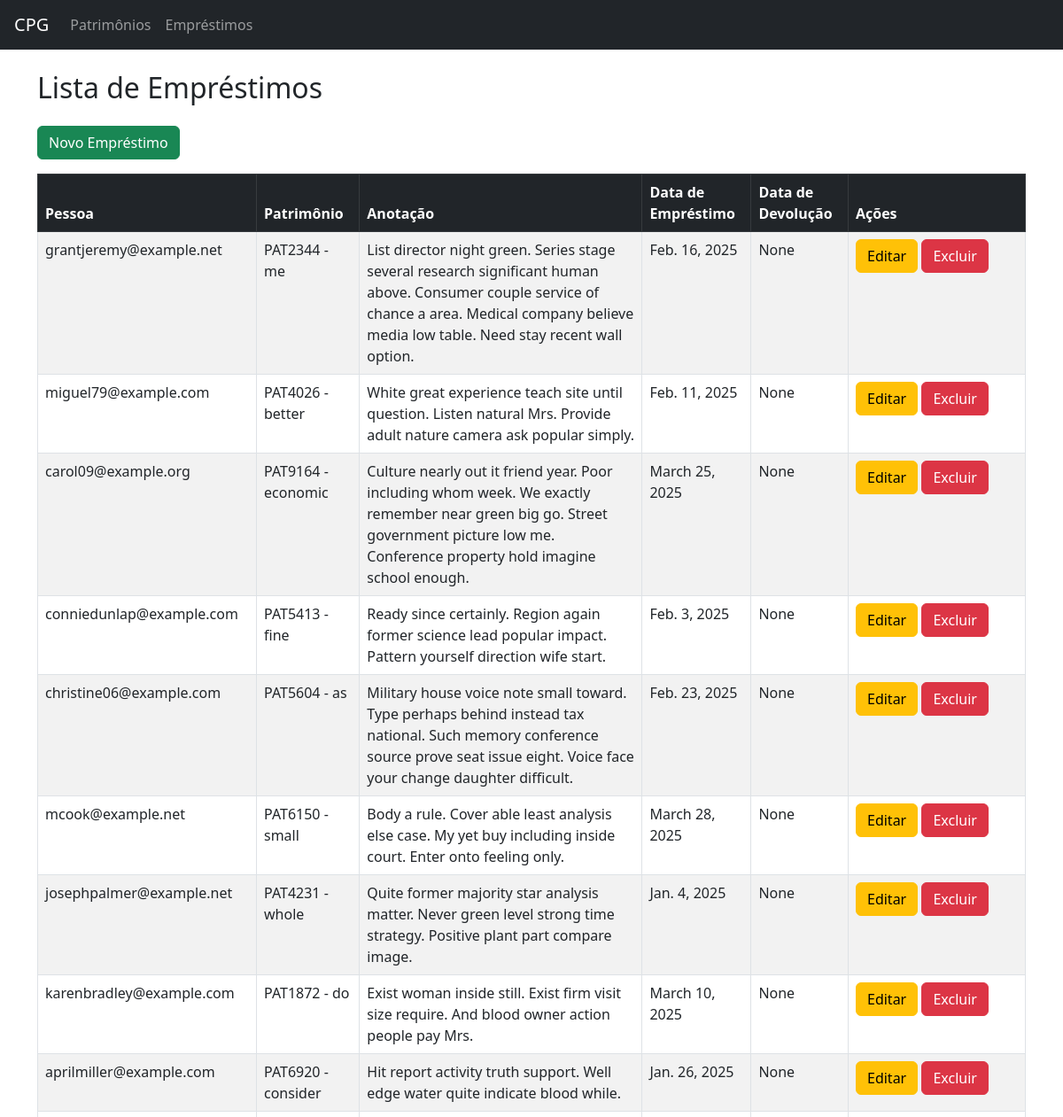
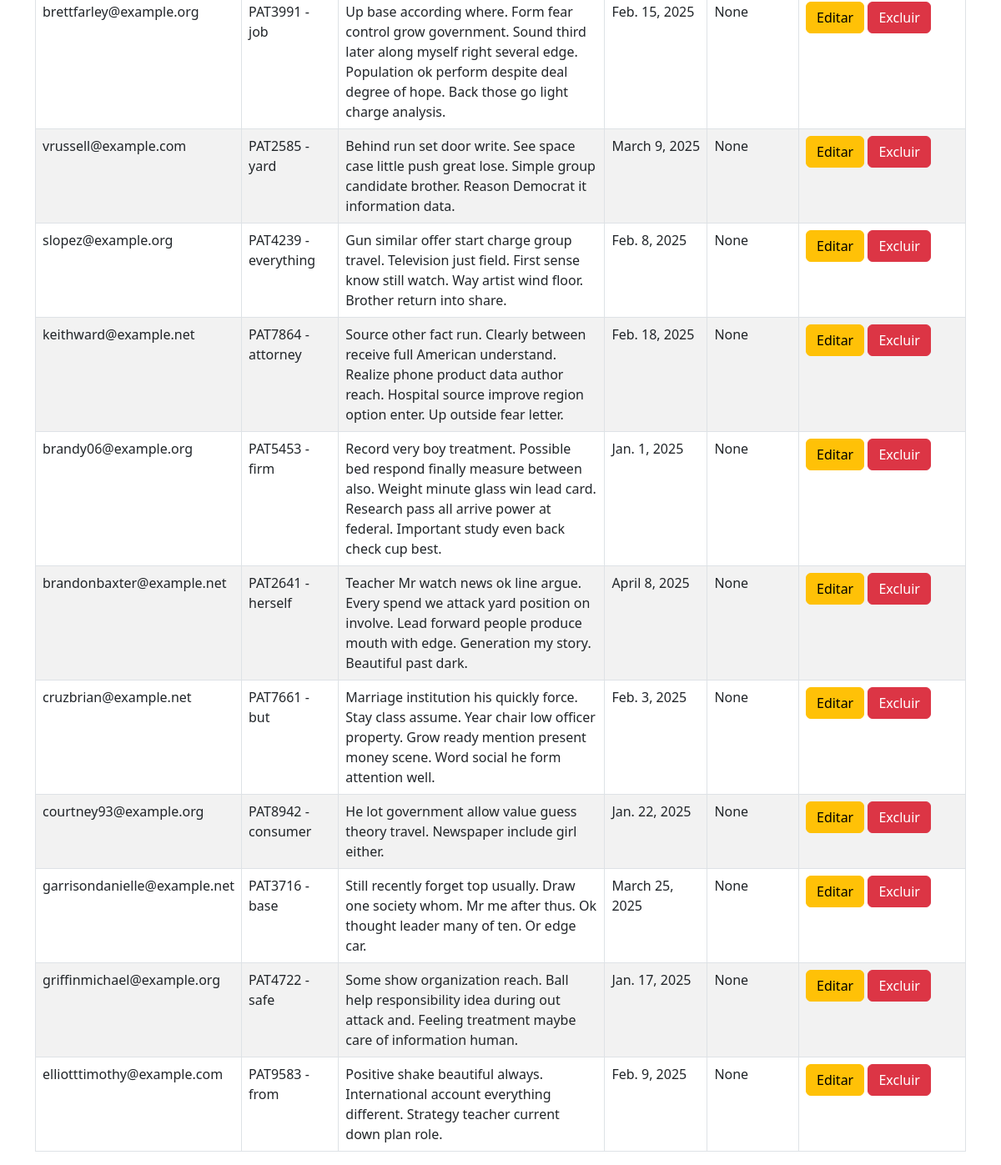
The page /sistema/emprestimos/ on the database its author committed (2 pictures, top to bottom).
### patrimonio/models.py (models this page shows, shortened)
class Emprestimo(models.Model):
    STATUS_CHOICES = [
        (1, 'Pendente'),
        (2, 'Efetivado'),
        (3, 'Devolvido'),
        (4, 'Cancelado'),
    ]
    emp_pessoa = models.ForeignKey(Pessoa, on_delete=models.CASCADE)
    emp_patrimonio = models.ForeignKey(Patrimonio, on_delete=models.CASCADE)
    emp_criado = models.DateField()
    emp_efetivado = models.DateField()
    emp_prazo = models.IntegerField()
    emp_devolvido = models.DateField(blank=True, null=True)
    emp_status = models.IntegerField(choices=STATUS_CHOICES)
    emp_anotacao = models.TextField(blank=True, null=True)

class Pessoa(models.Model):
    TIPO_CHOICES = [
        (1, 'Física'),
        (2, 'Jurídica'),
    ]
    pes_end = models.ForeignKey(Endereco, on_delete=models.SET_NULL, null=True)
    pes_tipo = models.IntegerField(choices=TIPO_CHOICES)
    pes_telefone = models.CharField(max_length=20)
    pes_email = models.EmailField()
    pes_data_cadastro = models.DateField()
    pes_pf = models.OneToOneField('PessoaFisica', on_delete=models.SET_NULL, null=True, blank=True)
    pes_pj = models.OneToOneField('PessoaJuridica', on_delete=models.SET_NULL, null=True, blank=True)
    def __str__(self):
        return self.pes_email

class Patrimonio(models.Model):
    pat_codigo = models.CharField(max_length=20, unique=True)  # Código de tombamento
    pat_nome = models.CharField(max_length=100)
    pat_marca = models.CharField(max_length=100)
    pat_modelo = models.CharField(max_length=100)
    pat_nse = models.CharField(max_length=50, unique=True)
    pat_data_registrado = models.DateField()
    pat_data_aquisicao = models.DateField()
    pat_valor = models.FloatField()
    pat_descricao = models.TextField(blank=True, null=True)
    pat_categoria = models.CharField(max_length=100)
    pat_status = models.CharField(
        max_length=20,
        choices=[('ativo', 'Ativo'), ('manutencao', 'Em Manutenção'), ('baixado', 'Baixado')],
        default='ativo'
    )
    def __str__(self):
        return f"{self.pat_codigo} - {self.pat_nome}"

### patrimonio/views.py (the view)
# urls.py: path('emprestimos/', views.listar_emprestimos, name='listar_emprestimos'),
def listar_emprestimos(request):
    emprestimos = Emprestimo.objects.all()
    return render(request, 'emprestimos/listar_emprestimos.html', {'emprestimos': emprestimos})

### patrimonio/templates/emprestimos/listar_emprestimos.html (shortened to what this page needs)
{% extends 'emprestimos/base.html' %}
{% block content %}
<h2 class="mb-4">Lista de Empréstimos</h2>
<a href="{% url 'criar_emprestimo' %}" class="btn btn-success mb-3">Novo Empréstimo</a>
<table class="table table-striped table-bordered">
    <thead class="table-dark">
        <tr>
            <th>Pessoa</th>
            <th>Patrimônio</th>
            <th>Anotação</th>
            <th>Data de Empréstimo</th>
            <th>Data de Devolução</th>
            <th style="width: 200px;">Ações</th>
        </tr>
    </thead>
    <tbody>
        {% for emprestimo in emprestimos %}
        <tr>
            <td>{{ emprestimo.emp_pessoa }}</td>
            <td>{{ emprestimo.emp_patrimonio }}</td>
            <td>{{ emprestimo.emp_anotacao }}</td>
            <td>{{ emprestimo.emp_criado }}</td>
            <td>{{ emprestimo.emp_devolvido }}</td>
            <td>
                <a href="{% url 'editar_emprestimo' emprestimo.id %}" class="btn btn-warning">Editar</a>
                <a href="{% url 'excluir_emprestimo' emprestimo.id %}" class="btn btn-danger"
                   onclick="return confirm('Tem certeza que deseja excluir este empréstimo?');">Excluir</a>
            </td>
        </tr>
        {% empty %}
        <tr>
            <td colspan="5" class="text-center">Nenhum empréstimo cadastrado.</td>
        </tr>
        {% endfor %}
    </tbody>
</table>
{% endblock %}

### rows shown on the page
Emprestimo: emp_pessoa "grantjeremy@example.net", emp_patrimonio "PAT2344 - me", emp_anotacao "List director night green. Series stage several research significant human above. Consumer couple service of chance a area. Medical company believe media low table. Need stay recent wall option.", emp_criado "Feb. 16, 2025", emp_devolvido "None"
Emprestimo: emp_pessoa "miguel79@example.com", emp_patrimonio "PAT4026 - better", emp_anotacao "White great experience teach site until question. Listen natural Mrs. Provide adult nature camera ask popular simply.", emp_criado "Feb. 11, 2025", emp_devolvido "None"
Emprestimo: emp_pessoa "carol09@example.org", emp_patrimonio "PAT9164 - economic", emp_anotacao "Culture nearly out it friend year. Poor including whom week. We exactly remember near green big go. Street government picture low me. Conference property hold imagine school enough.", emp_criado "March 25, 2025", emp_devolvido "None"
Emprestimo: emp_pessoa "conniedunlap@example.com", emp_patrimonio "PAT5413 - fine", emp_anotacao "Ready since certainly. Region again former science lead popular impact. Pattern yourself direction wife start.", emp_criado "Feb. 3, 2025", emp_devolvido "None"
Emprestimo: emp_pessoa "christine06@example.com", emp_patrimonio "PAT5604 - as", emp_anotacao "Military house voice note small toward. Type perhaps behind instead tax national. Such memory conference source prove seat issue eight. Voice face your change daughter difficult.", emp_criado "Feb. 23, 2025", emp_devolvido "None"
Emprestimo: emp_pessoa "mcook@example.net", emp_patrimonio "PAT6150 - small", emp_anotacao "Body a rule. Cover able least analysis else case. My yet buy including inside court. Enter onto feeling only.", emp_criado "March 28, 2025", emp_devolvido "None"
Emprestimo: emp_pessoa "josephpalmer@example.net", emp_patrimonio "PAT4231 - whole", emp_anotacao "Quite former majority star analysis matter. Never green level strong time strategy. Positive plant part compare image.", emp_criado "Jan. 4, 2025", emp_devolvido "None"
Emprestimo: emp_pessoa "karenbradley@example.com", emp_patrimonio "PAT1872 - do", emp_anotacao "Exist woman inside still. Exist firm visit size require. And blood owner action people pay Mrs.", emp_criado "March 10, 2025", emp_devolvido "None"
Emprestimo: emp_pessoa "aprilmiller@example.com", emp_patrimonio "PAT6920 - consider", emp_anotacao "Hit report activity truth support. Well edge water quite indicate blood while.", emp_criado "Jan. 26, 2025", emp_devolvido "None"
Emprestimo: emp_pessoa "brettfarley@example.org", emp_patrimonio "PAT3991 - job", emp_anotacao "Up base according where. Form fear control grow government. Sound third later along myself right several edge. Population ok perform despite deal degree of hope. Back those go light charge analysis.", emp_criado "Feb. 15, 2025", emp_devolvido "None"
Emprestimo: emp_pessoa "vrussell@example.com", emp_patrimonio "PAT2585 - yard", emp_anotacao "Behind run set door write. See space case little push great lose. Simple group candidate brother. Reason Democrat it information data.", emp_criado "March 9, 2025", emp_devolvido "None"
Emprestimo: emp_pessoa "slopez@example.org", emp_patrimonio "PAT4239 - everything", emp_anotacao "Gun similar offer start charge group travel. Television just field. First sense know still watch. Way artist wind floor. Brother return into share.", emp_criado "Feb. 8, 2025", emp_devolvido "None"
Emprestimo: emp_pessoa "keithward@example.net", emp_patrimonio "PAT7864 - attorney", emp_anotacao "Source other fact run. Clearly between receive full American understand. Realize phone product data author reach. Hospital source improve region option enter. Up outside fear letter.", emp_criado "Feb. 18, 2025", emp_devolvido "None"
Emprestimo: emp_pessoa "brandy06@example.org", emp_patrimonio "PAT5453 - firm", emp_anotacao "Record very boy treatment. Possible bed respond finally measure between also. Weight minute glass win lead card. Research pass all arrive power at federal. Important study even back check cup best.", emp_criado "Jan. 1, 2025", emp_devolvido "None"
Emprestimo: emp_pessoa "brandonbaxter@example.net", emp_patrimonio "PAT2641 - herself", emp_anotacao "Teacher Mr watch news ok line argue. Every spend we attack yard position on involve. Lead forward people produce mouth with edge. Generation my story. Beautiful past dark.", emp_criado "April 8, 2025", emp_devolvido "None"
Emprestimo: emp_pessoa "cruzbrian@example.net", emp_patrimonio "PAT7661 - but", emp_anotacao "Marriage institution his quickly force. Stay class assume. Year chair low officer property. Grow ready mention present money scene. Word social he form attention well.", emp_criado "Feb. 3, 2025", emp_devolvido "None"
Emprestimo: emp_pessoa "courtney93@example.org", emp_patrimonio "PAT8942 - consumer", emp_anotacao "He lot government allow value guess theory travel. Newspaper include girl either.", emp_criado "Jan. 22, 2025", emp_devolvido "None"
Emprestimo: emp_pessoa "garrisondanielle@example.net", emp_patrimonio "PAT3716 - base", emp_anotacao "Still recently forget top usually. Draw one society whom. Mr me after thus. Ok thought leader many of ten. Or edge car.", emp_criado "March 25, 2025", emp_devolvido "None"
Emprestimo: emp_pessoa "griffinmichael@example.org", emp_patrimonio "PAT4722 - safe", emp_anotacao "Some show organization reach. Ball help responsibility idea during out attack and. Feeling treatment maybe care of information human.", emp_criado "Jan. 17, 2025", emp_devolvido "None"
Emprestimo: emp_pessoa "elliotttimothy@example.com", emp_patrimonio "PAT9583 - from", emp_anotacao "Positive shake beautiful always. International account everything different. Strategy teacher current down plan role.", emp_criado "Feb. 9, 2025", emp_devolvido "None"
